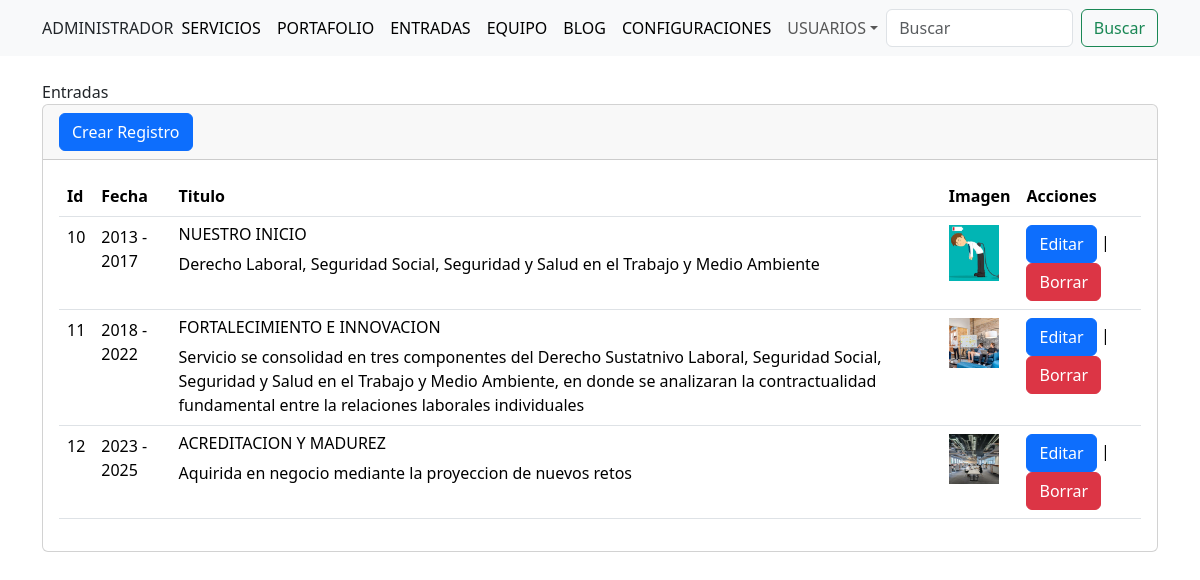
The app's page /websiste/admin/secciones/entradas/index.php with its own data.
### tables this page shows
CREATE TABLE `tbl_entradas` (
  `ID` int(20) NOT NULL,
  `fecha` varchar(255) NOT NULL,
  `titulo` varchar(255) NOT NULL,
  `descripcion` varchar(255) NOT NULL,
  `imagen` varchar(255) NOT NULL
);

### websiste/admin/secciones/entradas/index.php (the view, shortened to what this page needs)
<?php
include("../../bd.php");
    $sentencia=$conexion->prepare("SELECT * FROM tbl_entradas");
    $sentencia->execute();
    $lista_entradas = $sentencia->fetchAll(PDO::FETCH_ASSOC);
include("../../template/header.php");
?>
Entradas
    <div class="card">
        <div class="card-header">
        <a name="" id="" class="btn btn-primary" href="crear.php" role="button">Crear Registro</a>
    </div>
    <div class="card-body">
        <div class="table-responsive sm">
            <table class="table">
                <tdead>
                    <tr>
                        <th scope="col">Id</th>
                        <th scope="col">Fecha</th>
                        <th scope="col">Titulo</th>
                        <th scope="col">Imagen</th>
                        <th scope="col">Acciones</th>
                    </tr>
                </tdead>
    <tbody>
    <?php foreach($lista_entradas as $registros){?>
        <tr class="">
            <td scope="col"><?php echo $registros['ID' ];?></td>
            <td scope="col"><?php echo $registros['fecha' ];?></td>
            <td scope="col">
                <h6><?php echo $registros['titulo']; ?></h6>
                    <?php echo $registros['descripcion'];?>
            </td>
                        <td scope="col">
                            <img width="50"
                                src="../../../assets/img/about/<?php echo $registros['imagen']; ?>"/>
                        </td>
                        <td>
                           <a name="" id="" class="btn btn-primary" href="editar.php?txtID=<?php echo $registros['ID'];?>"role="button">Editar</a>
                           |
                           <a name="" id="" class="btn btn-danger" href="index.php?txtID=<?php echo $registros['ID'];?>"role="button">Borrar</a>
                        </td>
                    </tr>
                    <?php }?>
                </tbody>
            </table>
        </div>
    </div>
</div>
<?php include("../../template/footer.php");?>

### records on screen
tbl_entradas: ID "10", fecha "2013 - 2017", titulo "NUESTRO INICIO", descripcion "Derecho Laboral, Seguridad Social, Seguridad y Salud en el Trabajo y Medio Ambiente", imagen (picture)
tbl_entradas: ID "11", fecha "2018 - 2022", titulo "FORTALECIMIENTO E INNOVACION", descripcion "Servicio se consolidad en tres componentes del Derecho Sustatnivo Laboral, Seguridad Social, Seguridad y Salud en el Trabajo y Medio Ambiente, en donde se analizaran la contractualidad fundamental entre la relaciones laborales individuales", imagen (picture)
tbl_entradas: ID "12", fecha "2023 - 2025", titulo "ACREDITACION Y MADUREZ", descripcion "Aquirida en negocio mediante la proyeccion de nuevos retos", imagen (picture)
